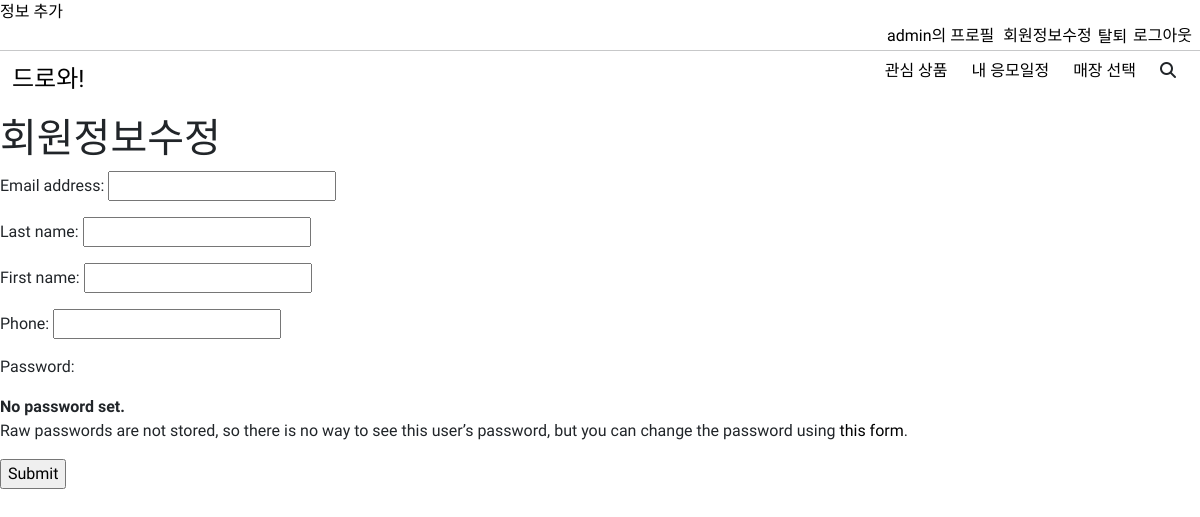
The app's page /accounts/admin/update/ (signed in), older data.
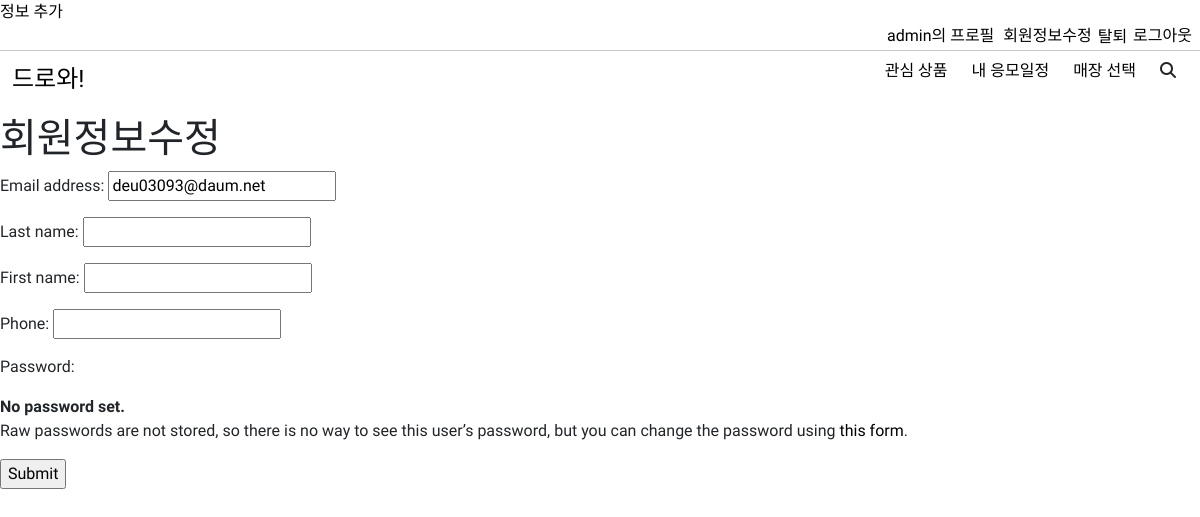
The same page, newer data.
### accounts/models.py (models this page shows)
class User(AbstractUser):
    phone = models.CharField(max_length=15 ,blank=True)

### accounts/views.py (the view)
# urls.py: path('<str:username>/update/', views.update, name='update'),
@login_required
@require_http_methods(['GET', 'POST'])
def update(request, username):
    if request.method == 'POST':
        form = CustomUserChangeForm(request.POST, instance=request.user)
        if form.is_valid():
            form.save()
            return redirect('articles:index')
    else:
        form = CustomUserChangeForm(instance=request.user)
    context = {
        'form': form,
    }
    return render(request, 'accounts/update.html', context)

### accounts/forms.py
class CustomUserChangeForm(UserChangeForm):
    class Meta:
        model = get_user_model()
        fields =  ('email', 'last_name', 'first_name', 'phone', )

### accounts/templates/accounts/update.html (shortened to what this page needs)
{% extends 'base.html' %}
{% block content %}
<h1>회원정보수정</h1>
<form action="" method="POST">
  {{ form.as_p }}
  <input type="submit">
</form>
{% endblock %}

### templates/base.html (shortened to what this page needs)
<!DOCTYPE html>
<html lang="en">
<head>
  <link href="https://cdn.jsdelivr.net/npm/bootstrap@5.1.3/dist/css/bootstrap.min.css" rel="stylesheet">
  <link rel="stylesheet" href="/static/css/temp.css">
</head>
<body>
  {% include 'base_nav.html' %}
  {% block content %}
  {% endblock content %}
</body>
</html>

### templates/base_nav.html (shortened to what this page needs)
  <link rel="stylesheet" href="/static/css/navbar.css">
  <div class="navbar-whole">
    <a href="{% url 'drawa:info' %}">정보 추가</a>
      {% if request.user.is_authenticated %}
      <ul class="navbar_log">
        <li>
          <a href="{% url 'accounts:profile' request.user.username %}">{{request.user.username}}의 프로필</a>
        </li>
        <li>
          <a href="{% url 'accounts:update' request.user.username %}">회원정보수정</a>
        </li>
        <li>
          <form action="{% url 'accounts:quit' %}" method="POST">
          <input type="submit" value="탈퇴" class="quit-btn">
          </form>
        </li>
        <li><a href="{% url 'accounts:logout' %}">로그아웃</a></li>
      </ul>
    {% endif %}
      <hr class="hr_margin">
    <nav class="navbar">
      <div class="navbar_homelogo">
        <a href="{% url 'drawa:index' %}">드로와!</a>
      </div>
      <ul class="navbar_menu">
        <li><a class="nav-inside" aria-current="page" href="{% url 'accounts:interest' %}">관심 상품</a></li>
        <li><a class="nav-inside" href="{% url 'accounts:calander' %}">내 응모일정</a></li>
        <li><a class="nav-inside" href="#">매장 선택</a></li>
        <li>
          <i class="fas fa-search"></i>
        </li>
      </ul>
    </nav>
  </div>

### static/css/navbar.css (style rules this page uses)
body { margin: 0; font-family: 'Jua', sans-serif; }
a { text-decoration: none; color: black; }
.navbar { display: flex; justify-content: space-between; padding: 8px 12px; padding-top: 0px; }
.navbar_homelogo { font-size: 24px; color: white; }
.navbar_menu { display: flex; list-style: none; padding-left: 0; }
.navbar_menu li { padding: 8px 12px; }
.nav-inside { color: black; }
.navbar_log { display: flex; justify-content: end; list-style: none; margin-right: 8px; margin-bottom: 0px; }
.hr_margin { margin: 0px; }
.navbar_log li:first-child { margin-right: 9px; }
.quit-btn { border: none; background-color: white; }

Row changes from the older to the newer data that the page shows:
changed User "admin": email (not shown) → "deu03093@daum.net"
